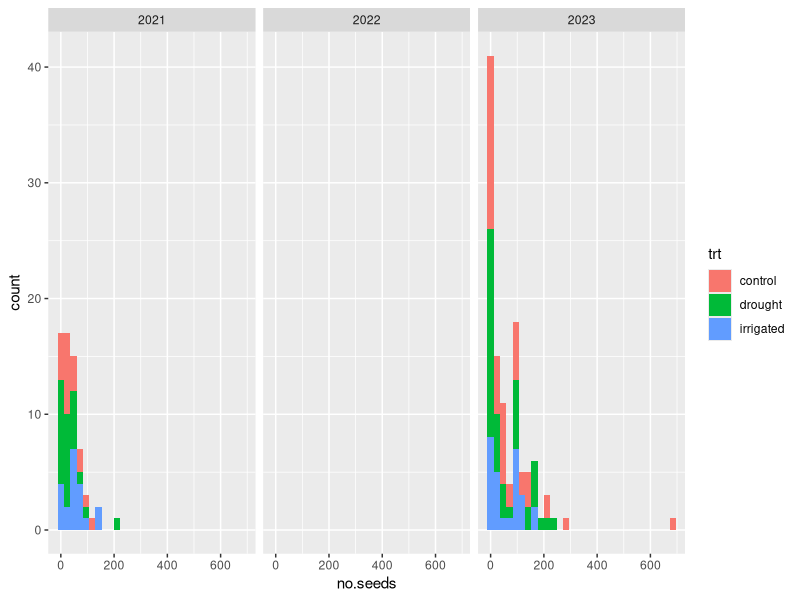

The R script that drew this image:
#################################################################################
# Script for combining and reconciling plant ids across datasets for recruitment
# estimation combining together these datasets:
# - demography (2021-2023) using the imputed survival dataset
#   (using this dataset because it's the one with the most processing)
# - seed set data per-umbel
#   (note this was reconciled with an *older* version of demography data)
# - phenology data per-umbel (a cleaned version)
# - the multiple umbel dataset (a cleaned version, with only 2021-2023)
# This script currently is only reconciling plantids among datasets - the
# corrected version is stored in a new `finalid` column.
# Once that's done I'll combine all four datasets into a single CSV for running
# some models of recruitment
# SN - init 9 Jan 2024
# #### Notes:
# - outstanding unreconciled issues, or other issues to be fixed, were flagged
# with the string UNSOLVED - I need to go back to these at some point
# in particular are there missing entries from plot 4, year 2022 in phen+/seed
# - how to handle prematurely dead umbels? ugh.
#################################################################################

library(ggplot2)
library(dplyr)
library(tidyr)

rm(list = ls())

# Processed demo
demo = read.csv('01_data_cleaning/out/demo_imputed_survival.csv') %>%
  # get rid of plants from before phen measurements and non-flowering plants
  filter(Year > 2020, No.umbels > 0 & !is.na(No.umbels)) %>%
  # remove the 'b's from plantids
  # (this will make reconciliation easier)
  mutate(plantid = gsub('b', '', plantid)) %>%
  mutate(finalid = plantid)

# Seed data
seed = read.csv('01_data_cleaning/out/demo_seed_v1.csv') %>%
  mutate(finalid = plantid.seed)

# Phen data
phen = read.csv('01_data_cleaning/out/phenology_all_ind_cleaned.csv') %>%
  mutate(finalid = plantid)

# Umbel data
mumb = read.csv('01_data_cleaning/out/multi_umbel_clean.csv') %>%
  # Turns out, there are 2020 umbel counts
  filter(Year > 2020) %>%
  mutate(finalid = plantid)

### All plantids

all.plantids = rbind(
  # Demo data
  demo %>% 
    distinct(plantid, Year) %>% 
    mutate(source = 'demo', is.in = TRUE),
  # Seed set data
  seed %>% 
    distinct(plantid.seed, year) %>% 
    mutate(source = 'seed', is.in = TRUE) %>% 
    rename(Year = year, plantid = plantid.seed),
  # Phenology data
  phen %>%
    distinct(plantid, year) %>%
    mutate(source = 'phen', is.in = TRUE) %>%
    rename(Year = year),
  # Umbel data
  # NOTE: this dataset only contains *multiple* umbels
  # so I will also add in the demo data for which there is one umbel and umbel
  # measurements
  mumb %>%
    distinct(plantid, Year) %>%
    mutate(source = 'mumb', is.in = TRUE),
  demo %>%
    filter(No.umbels %in% 1) %>%
    distinct(plantid, Year) %>%
    mutate(source = 'mumb', is.in = TRUE)
) %>%
  pivot_wider(
    id_cols = c(plantid, Year), names_from = source, 
    values_from = is.in, values_fill = FALSE
  )

head(all.plantids)
nrow(all.plantids)

all.plantids %>% 
  mutate(n.in = demo + seed + phen + mumb) %>%
  group_by(n.in) %>%
  summarise(n = n())
# lmao, jesus

all.plantids %>% 
  mutate(n.in = demo + seed + phen + mumb) %>%
  group_by(Year, n.in) %>%
  summarise(n = n())

### 2021: only a handful of plants here were included in phen
# so, there shouldn't be any plants from 2021 that are not listed in the
# phenology or seed set data
# I'll remove these plants here

all.plantids = all.plantids %>% filter(Year > 2021 | phen | seed)

### 2022: we don't have coordinates for these plants...
# we'll have to tackle these separately.

####################################################
####################################################
# Start reconciling ################################
####################################################
####################################################

##### Some rules of thumb:
# - it *would* be nice to keep the 'b' markers in here for reconciling all
# datasets... but that'll be tougher to do in code, and more work because it
# will involve editing more datasets
# so instead, I'll just remove the 'b's

##########
### 2022: coordinates not recorded
##########

all.plantids %>%
  filter(Year %in% 2022) %>%
  mutate(plantid = gsub('\\_[0-9]{1,2}[A-Z]$', '', plantid)) %>%
  group_by(plantid) %>%
  summarise(across(c(demo, seed, phen, mumb), any)) %>%
  mutate(n.in = demo + seed + phen + mumb) %>%
  group_by(n.in) %>%
  summarise(n = n())
# okay - much better!

# Plants to edit
all.plantids %>%
  filter(Year %in% 2022) %>%
  mutate(plantid = gsub('\\_[0-9]{1,2}[A-Z]$', '', plantid)) %>%
  group_by(plantid) %>%
  summarise(across(c(demo, seed, phen, mumb), any)) %>%
  filter(!(demo & seed & phen & mumb)) %>%
  print(n = nrow(.))

# 1 2230_4        TRUE  TRUE  FALSE TRUE 
# 2 2238_4        FALSE FALSE TRUE  FALSE

demo %>% filter(grepl('223[08]', plantid))
# no evidence of plant 2238 in demo
phen %>% filter(grepl('223[08]', plantid))
# must have been a misentry
phen = phen %>% mutate(finalid = gsub('2238', '2230', finalid))

# 3 3039_13       TRUE  FALSE FALSE TRUE
demo %>% filter(grepl('3039', plantid))
# note says 'was 3726'
# for purposes of reconciliation, I'll change it back to this
demo = demo %>% mutate(finalid = gsub('3039', '3726', finalid))

# 4 3076_15       FALSE FALSE TRUE  FALSE
phen %>% filter(grepl('3076', plantid))
# weird phen in 2022
# anyway...
demo %>% filter(grepl('3076', plantid)) # tag is not in any demo ids
demo %>% filter(grepl('3076', proc.note))
demo %>% filter(grepl('3076', demo.note))
# ah... tag misentry in phen
phen = phen %>% mutate(finalid = gsub('3076', '3706', finalid))

# 5 3143_9_140.95 TRUE  FALSE FALSE TRUE 
demo %>% filter(grepl('3143', plantid))
phen %>% filter(grepl('3143', plantid))
seed %>% filter(grepl('3143', plantid.seed))
demo %>% filter(grepl('140\\.95', plantid))
mumb %>% filter(grepl('140\\.95', plantid))
demo = demo %>% mutate(finalid = gsub('140\\.95', '14T', finalid))
mumb = mumb %>% mutate(finalid = gsub('140\\.95', '14T', finalid))

# 6 3151_3        FALSE FALSE TRUE  FALSE
phen %>% filter(grepl('3151', plantid))
demo %>% filter(grepl('3151', plantid)) # nope, diff plant
demo %>% filter(grepl('3151', demo.note))
demo %>% filter(grepl('3151', proc.note)) # nothing here...
demo %>% filter(Year %in% 2022, grepl('\\_3\\_', plantid))
demo %>% filter(grepl('7537', plantid)) # nope, not this one
demo %>% filter(grepl('3651', plantid)) # not this one...
seed %>% filter(year %in% 2022, grepl('\\_3', plantid.seed))
# (solved below!)

# 7 3164_13       TRUE  TRUE  FALSE TRUE 
demo %>% filter(grepl('3164', plantid)) # looks tag misread?
phen %>% filter(grepl('3614', plantid))
demo %>% filter(grepl('3614\\_13', plantid)) # yep - it's this one
phen = phen %>% mutate(finalid = gsub('3614\\_13', '3164_13', finalid))
phen %>% filter(grepl('3614', plantid))
phen %>% filter(grepl('3614', finalid)) # good - fixed

# 8 3164_6        TRUE  TRUE  FALSE TRUE 
phen %>% filter(grepl('3164', plantid))
demo %>% filter(grepl('3164\\_6', plantid)) # some tag chicanery here
phen %>% filter(grepl('3789', plantid)) # and there it is
phen = phen %>% mutate(finalid = gsub('3789\\_6', '3164\\_6', finalid))
phen %>% filter(grepl('3789', finalid)) # fixed
phen %>% filter(grepl('3164\\_6', finalid)) # fixed

# 9 3183_9_130.19 TRUE  FALSE FALSE TRUE 
demo %>% filter(grepl('130\\.19', plantid))
phen %>% filter(grepl('3183', plantid)) # hmm...
phen %>% filter(year %in% 2022, grepl('\\_9$', plantid)) # uh...?
phen %>% filter(grepl('\\_9\\_', plantid)) # super strange...
seed %>% filter(grepl('\\_9\\_', plantid.seed)) # also strange...
# so there are no plants from plot 9 in phen or seed aside from this one?
# weird

# 10 3296_7        TRUE  TRUE  FALSE TRUE 
# 11 3298_7        FALSE FALSE TRUE  FALSE
demo %>% filter(grepl('3296', plantid))
phen %>% filter(grepl('3298', plantid)) # there it is
# change it in all years?
phen = phen %>% mutate(finalid = gsub('3298\\_7', '3296_7', finalid))
phen %>% filter(grepl('3296\\_7', finalid))

# 12 3321_4        TRUE  FALSE FALSE TRUE 
demo %>% filter(grepl('3321', plantid))
phen %>% filter(grepl('3321', plantid))
phen %>% filter(year %in% 2022, grepl('\\_4$', plantid)) # hmm...
phen %>% 
  filter(year %in% 2022, grepl('\\_4$', plantid)) %>%
  group_by(plantid) %>%
  filter(n() == 2) # hmm...
all.plantids %>%
  filter(Year %in% 2022, !demo) %>%
  filter(grepl('3182\\_4', plantid) | grepl('3730\\_4', plantid) | grepl('7545\\_4', plantid))
# demo sheet says no phen for this plant

# 13 3363_14       FALSE FALSE TRUE  FALSE
# 14 3367_14       TRUE  TRUE  FALSE TRUE 
demo %>% filter(grepl('3363', plantid))
demo %>% filter(grepl('3367', plantid))
phen %>% filter(grepl('3363', plantid))
seed %>% filter(grepl('3363', plantid.seed))
phen = phen %>% mutate(finalid = gsub('3363', '3367', finalid))
phen %>% filter(grepl('3363', finalid))
phen %>% filter(grepl('3367', finalid)) # fixed

# 15 3379_14       FALSE TRUE  TRUE  FALSE
phen %>% filter(grepl('3379', plantid))
demo %>% filter(grepl('3379', plantid)) # interesting - here in 2023
seed %>% filter(grepl('3379', plantid.seed))
# ah... listed as having no umbels in 2022...
####### UNSOLVED #######
# phen says stalk was eaten; should do zero seeds...

# 16 3389_13       FALSE FALSE FALSE TRUE 
mumb %>% filter(grepl('3389', plantid))
phen %>% filter(grepl('3481', plantid))
mumb = mumb %>% mutate(finalid = gsub('3389', '3481', finalid))

# 17 3456_6        TRUE  FALSE FALSE FALSE
demo %>% filter(grepl('3456', plantid))
phen %>% filter(grepl('7587', plantid))
all.plantids %>% filter(grepl('7587', plantid))
# change in demo
demo = demo %>% mutate(finalid = gsub('3456', '7587', finalid))
demo %>% filter(grepl('3456', finalid))
demo %>% filter(grepl('7587', finalid))

# 18 3469_14       TRUE  TRUE  TRUE  FALSE
mumb %>% filter(grepl('3469', plantid)) # it's here in 2023
demo %>% filter(grepl('3469', plantid))
# hmm... okay might not need changing?

# 19 3481_13       TRUE  TRUE  TRUE  FALSE # fixed above

# 20 3495_14       TRUE  TRUE  FALSE TRUE 
demo %>% filter(grepl('3495', plantid))
# okay... no notes suggesting other tags...
phen %>% filter(grepl('3495', plantid)) # it's here in 2023
demo %>% filter(Year %in% 2022, grepl('\\_14\\_1A', plantid))
# wow that kinda sucks. nearly identical tags in the same location...
demo %>% filter(grepl('\\_14\\_1A', plantid))
# yeah that sucks
# anyway
# also there's no umbel diameter listed for the 2022 record (damn)
phen %>% filter(grepl('3459', plantid)) # only two umbels are listed here (one clipped)
# okay. I don't think this can be fixed.
phen %>% filter(year %in% 2022, grepl('\\_14', plantid))

# 21 3542_1        TRUE  TRUE  TRUE  FALSE
demo %>% filter(grepl('3542', plantid), Year %in% 2022)
demo %>% filter(grepl('3542', plantid)) # no notes about tags...
mumb %>% filter(grepl('\\_1\\_', plantid), Year %in% 2022) %>% distinct(plantid)
mumb %>% filter(grepl('\\_1\\_0I', plantid), Year %in% 2022) # nothing here
mumb %>% filter(grepl('\\_1\\_[01238]I', plantid), Year %in% 2022)
all.plantids %>% filter(Year %in% 2022, grepl('\\_1\\_', plantid), !demo, mumb)
####### UNSOLVED #######
# think it's just... not recorded. or data entry mistake?

# 22 3555_4        TRUE  FALSE FALSE TRUE 
demo %>% filter(grepl('3555', plantid)) # no other tags
phen %>% filter(grepl('3555', plantid)) # here in 2021
seed %>% filter(grepl('3555', plantid.seed)) # here in 2021...
all.plantids %>% filter(grepl('\\_4$', plantid), Year %in% 2022, phen)
# maybe 3656...? no... that would have appeared below...
####### UNSOLVED #######

# 23 3558_13       TRUE  FALSE FALSE TRUE 
demo %>% filter(grepl('3558', plantid)) # no other tags
phen %>% filter(grepl('3558', plantid))
phen %>% filter(grepl('3769', plantid), year %in% 2022) # yep that's it
mumb %>% filter(grepl('3769', plantid)) # sweet
# only one umbel in 2021/2022 so no need to change mumb
demo = demo %>% mutate(finalid = gsub('3558', '3769', finalid))

# 24 3563_4        TRUE  FALSE FALSE TRUE 
demo %>% filter(grepl('3563', plantid)) # no other tags
phen %>% filter(grepl('3563', plantid)) # not here at all...
phen %>% filter(grepl('\\_4$', plantid)) %>% distinct(plantid, .keep_all = TRUE)
seed %>% filter(grepl('3563', plantid.demo)) # nothing here...
seed %>% filter(grepl('\\_4\\_', plantid.demo)) %>% distinct(plantid.demo, .keep_all = TRUE)
# could it be 3656?
demo %>% filter(grepl('3656', plantid), Year %in% 2022) # nope, that's here
####### UNSOLVED #######

# 25 3595_13       FALSE TRUE  FALSE FALSE
seed %>% filter(grepl('3595', plantid.seed)) # ? should be here...
demo %>% filter(grepl('3595', plantid))
# ah... it's not listed as flowering in demo
# although it's not in phen...
phen %>% filter(grepl('3595', plantid)) # here in 2021
phen %>% filter(grepl('\\_13$', plantid)) %>% distinct(plantid, .keep_all = TRUE)
demo %>% filter(grepl('3593', plantid), Year %in% 2022) # nope, not mis-entered as 3593
####### UNSOLVED #######
####### go into demo and add flowering info to 3595_13 in 2022
####### (although it has no phen... maybe I should use budding phen?)

# 26 3614_13       FALSE FALSE TRUE  FALSE # should have been fixed above...
phen %>% filter(grepl('3614', plantid))

# 27 3634_4        TRUE  FALSE FALSE TRUE 
demo %>% filter(grepl('3634', plantid)) # probably not a tag fix... (14 leaves??)
mumb %>% filter(grepl('3634', plantid)) # okay, good
phen %>% filter(grepl('3634', plantid)) # here in 2021
seed %>% filter(grepl('3634', plantid.demo)) # nothing
seed %>% filter(grepl('\\_4\\_', plantid.demo), year %in% 2022)
# ugh... not here?
phen %>% filter(grepl('\\_4$', plantid), year %in% 2022)
####### UNSOLVED #######

# 28 3651_3        TRUE  TRUE  FALSE TRUE 
demo %>% filter(grepl('3651', plantid)) # no other tag
phen %>% filter(grepl('3651', plantid)) # 2023 only
seed %>% filter(grepl('3651', plantid.demo)) # come on man...
all.plantids %>% filter(Year %in% 2022, phen, !seed)
# THAT'S IT! right?
phen %>% filter(grepl('3151', plantid))
demo %>% filter(grepl('3151\\_3', plantid)) # looks promising...
seed %>% filter(grepl('3151\\_3', plantid.seed))
phen = phen %>% mutate(finalid = gsub('3151\\_3', '3651_3', finalid))

# 29 3706_15       TRUE  TRUE  FALSE TRUE  # possibly fixed above
phen %>% filter(grepl('3706', finalid))

# 30 3726_13       FALSE TRUE  TRUE  FALSE
demo %>% filter(grepl('3726', plantid)) # nada
seed %>% filter(grepl('3726', plantid.seed))
demo %>% filter(grepl('\\_13\\_', plantid), Year %in% 2022, No.umbels %in% 1)
demo %>% filter(grepl('3726', proc.note)) # tag was changed
demo %>% filter(grepl('3039', plantid))
demo = demo %>% mutate(finalid = gsub('3039', '3726', finalid))

# 31 3735_4        TRUE  FALSE FALSE TRUE 
demo %>% filter(grepl('3735', plantid))
demo %>% filter(grepl('3735', proc.note))
demo %>% filter(grepl('3735', demo.note))
phen %>% filter(grepl('\\_4$', plantid))
####### UNSOLVED #######

# 32 3750_4        TRUE  FALSE FALSE TRUE 
demo %>% filter(grepl('3750', plantid))
demo %>% filter(grepl('3750', proc.note))
demo %>% filter(grepl('3750', demo.note))
phen %>% filter(grepl('\\_4$', plantid))
# 3730? 7550?
phen %>% filter(grepl('3730', plantid), year %in% 2022) # nope
phen %>% filter(grepl('7550', plantid), year %in% 2022) # nope
####### UNSOLVED #######

# 33 3769_13       FALSE TRUE  TRUE  FALSE
demo %>% filter(grepl('3769', plantid))
demo %>% filter(grepl('3769', demo.note))
demo %>% filter(grepl('3769', proc.note)) # fixed above

# 34 3770_9        TRUE  FALSE FALSE TRUE 
demo %>% filter(grepl('3770', plantid))
phen %>% filter(grepl('3059', plantid))
phen %>% filter(grepl('3770', plantid))
seed %>% filter(grepl('3770', plantid.demo))
seed %>% filter(grepl('3770', plantid.seed))
####### UNSOLVED #######

# 35 3782_1        FALSE TRUE  TRUE  FALSE
demo %>% filter(grepl('3782', plantid)) # it's here in 2023
# ahhh this was that weird pair
demo %>% filter(grepl('3814', plantid))
seed %>% filter(grepl('3782', plantid.seed))
# but which of these is which
# probably requires looking at the original datasheets
####### UNSOLVED #######
# (but solvable!)

# 36 3789_6        FALSE FALSE TRUE  FALSE
phen %>% filter(grepl('3789', plantid)) # already fixed

# 37 3813_15       FALSE FALSE TRUE  FALSE
phen %>% filter(grepl('3813', plantid))
demo %>% filter(grepl('3813', proc.note))
demo %>% filter(grepl('3813', demo.note))
# plant is 3831
demo %>% filter(grepl('3831', plantid))
seed %>% filter(grepl('3831', plantid.seed))
phen %>% filter(grepl('3813\\_15', plantid))
# specifically 3831_15
phen = phen %>% mutate(finalid = gsub('3813\\_15', '3831_15', finalid))
phen %>% filter(grepl('3813\\_15', finalid)) # good
phen %>% filter(grepl('3831\\_15', finalid)) # fixed

# 38 3814_1        TRUE  TRUE  TRUE  FALSE
demo %>% filter(grepl('3814', plantid))
# this is the one from above
# look at the original datasheets
####### UNSOLVED #######
# (but solvable!)

# 39 3831_15       TRUE  TRUE  FALSE TRUE 
phen %>% filter(grepl('3831', plantid)) # fixed above

# 40 3866_7        TRUE  TRUE  FALSE TRUE 
phen %>% filter(grepl('3866', plantid)) # 2021 record only
demo %>% filter(grepl('3866', proc.note))
demo %>% filter(grepl('3866', plantid)) # 3866 (ah.. is below)
phen %>% filter(grepl('3886', plantid))
phen = phen %>% mutate(finalid = gsub('3886', '3866', finalid))
phen %>% filter(grepl('3886', finalid))

# 41 3880_13       FALSE FALSE FALSE TRUE 
mumb %>% filter(grepl('3880', plantid))
# some confusion with 7537
mumb %>% filter(grepl('7537', plantid)) # none here
demo %>% filter(grepl('7537', plantid))
phen %>% filter(grepl('7537', plantid))
mumb = mumb %>% mutate(finalid = gsub('3880', '7537', finalid))

# 42 3886_7        FALSE FALSE TRUE  FALSE # solved above

# 43 5037_7        TRUE  TRUE  FALSE TRUE 
demo %>% filter(grepl('5037', plantid))
# note says no tracking phenology (death)

# 44 5040_7        TRUE  TRUE  FALSE TRUE
demo %>% filter(grepl('5040', plantid))
# note says umbel is dead
seed %>% filter(grepl('5040', plantid.seed))

# 45 7526_1        FALSE TRUE  FALSE FALSE
# 46 7536_1        TRUE  FALSE TRUE  TRUE 
seed %>% filter(grepl('7526', plantid.seed)) # (lol? why did I do this)
phen %>% filter(grepl('7536', plantid))
demo %>% filter(grepl('7536', plantid))
seed = seed %>% mutate(finalid = gsub('7526', '7536', finalid))
seed %>% filter(grepl('7526', finalid))
seed %>% filter(grepl('7536', finalid))

# 47 7537_13       TRUE  TRUE  TRUE  FALSE # solved above

# 48 7587_6        FALSE TRUE  TRUE  TRUE 
demo %>% filter(grepl('7587', proc.note))
demo %>% filter(grepl('7587', plantid))
demo %>% filter(grepl('7587', finalid)) # fixed above


##########
### Re-combine these based on finalids
##########

all.plantids = rbind(
  # Demo data
  demo %>% 
    distinct(finalid, Year) %>% 
    mutate(source = 'demo', is.in = TRUE),
  # Seed set data
  seed %>% 
    distinct(finalid, year) %>% 
    mutate(source = 'seed', is.in = TRUE) %>% 
    rename(Year = year),
  # Phenology data
  phen %>%
    distinct(finalid, year) %>%
    mutate(source = 'phen', is.in = TRUE) %>%
    rename(Year = year),
  # Umbel data
  # NOTE: this dataset only contains *multiple* umbels
  # so I will also add in the demo data for which there is one umbel and umbel
  # measurements
  mumb %>%
    distinct(finalid, Year) %>%
    mutate(source = 'mumb', is.in = TRUE),
  demo %>%
    filter(No.umbels %in% 1) %>%
    distinct(finalid, Year) %>%
    mutate(source = 'mumb', is.in = TRUE)
) %>%
  pivot_wider(
    id_cols = c(finalid, Year), names_from = source, 
    values_from = is.in, values_fill = FALSE
  )

head(all.plantids)
nrow(all.plantids)

all.plantids %>% 
  filter(!(Year %in% 2022)) %>%
  mutate(n.in = demo + seed + phen + mumb) %>%
  group_by(n.in) %>%
  summarise(n = n())
# still quite bad, goodness

all.plantids %>% 
  mutate(n.in = demo + seed + phen + mumb) %>%
  group_by(Year, n.in) %>%
  summarise(n = n())

### 2021: only a handful of plants here were included in seed
# so, there shouldn't be any plants from 2021 that are not listed in the
# seed set data
# I'll remove these plants here

all.plantids = all.plantids %>% filter(Year > 2021 | seed)

####################
# Next - look at 2021
####################

# all.plantids %>%
#   filter(Year %in% 2021) %>%
#   filter(!(demo & mumb & phen & seed)) %>%
#   print(n = nrow(.))

# 1 3135_12_7G   2021 TRUE  TRUE  TRUE  FALSE
demo %>% filter(grepl('3135', plantid))
mumb %>% filter(grepl('3135', plantid))
# notes suggest that one of these two umbels was closed
# so, remove from data?

# 2 3143_9_14T   2021 TRUE  TRUE  TRUE  FALSE
demo %>% filter(grepl('3143', plantid))
mumb %>% filter(grepl('3143', plantid))
# one umbel area is listed - other is closed
# remove?

# 3 3149_14_19A  2021 TRUE  TRUE  FALSE TRUE 
demo %>% filter(grepl('3149', plantid))
phen %>% filter(grepl('\\_14\\_', plantid), year %in% 2021)
# ah... somehow coords got recoreded as '29' instead of '19'
phen = phen %>% mutate(finalid = gsub('3149\\_14\\_29A', '3149_14_19A', finalid))
phen %>% filter(grepl('\\_14\\_', plantid), year %in% 2021)

# 4 3179_6_5E    2021 TRUE  TRUE  FALSE TRUE 
phen %>% filter(grepl('\\_6\\_', finalid), year %in% 2021) %>% distinct(finalid) # that's a lot
demo %>% filter(grepl('3179', plantid))
# in 2022, tag was 3748
phen %>% filter(grepl('3748', plantid)) # and there it is
phen = phen %>% mutate(finalid = gsub('3748', '3179', finalid))
phen %>% filter(grepl('3179', finalid)) # good

# 5 3436_15_17H  2021 TRUE  TRUE  FALSE TRUE 
demo %>% filter(grepl('3436', plantid))
phen %>% filter(grepl('3436', plantid))
phen %>% filter(grepl('3436\\_15\\_17H', plantid))
# mis-entered coordinates
phen = phen %>% mutate(finalid = gsub('3436\\_15\\_12H', '3436_15_17H', finalid))
phen %>% filter(grepl('3436\\_15\\_17H', finalid))

# 6 3453_7_0C    2021 TRUE  TRUE  TRUE  FALSE
demo %>% filter(grepl('3453', plantid)) # no umbels... maybe died? also doesn't say SOS
phen %>% filter(grepl('3453', plantid))
seed %>% filter(grepl('3453', plantid.seed)) # only one is dead
mumb %>% filter(grepl('3453', plantid)) # here in 2022
mumb %>% filter(grepl('\\_7\\_', plantid), Year %in% 2021) # nobody else in plot 7, also not SOS (ugh)
# maybe it was just never entered?
####### UNSOLVED #######

# 7 3567_1_3I    2021 TRUE  TRUE  TRUE  FALSE
demo %>% filter(grepl('3567', plantid)) # only one umbel listed
mumb %>% filter(grepl('3567', plantid)) # yep, here in 2022-23
seed %>% filter(grepl('3567', plantid.seed)) # dead
# guess it'll just get excluded

# 8 3916_6_7C    2021 TRUE  TRUE  FALSE TRUE 
demo %>% filter(grepl('3916', plantid)) # no other tags
phen %>% filter(grepl('\\_6\\_', plantid), year %in% 2021) %>% distinct(plantid)
# bet it's 3918
phen %>% filter(grepl('3918', plantid))
demo %>% filter(grepl('3918', plantid))
phen = phen %>% mutate(finalid = gsub('3918', '3916', finalid))
phen %>% filter(grepl('3916', finalid))

# 9 3978_13_2F   2021 TRUE  TRUE  TRUE  FALSE
demo %>% filter(grepl('3978', plantid)) # only one umbel diameter listed
seed %>% filter(grepl('3978', plantid.seed)) # yes - it's dead

# 10 3365_1_0J    2021 FALSE TRUE  TRUE  FALSE
seed %>% filter(grepl('3365', plantid.seed))
demo %>% filter(grepl('3365\\_1', plantid)) # listed as 
# oh... it's listed as having zero umbels in 2021
phen %>% filter(grepl('3365', plantid))
####### UNSOLVED #######
# check for a data entry error?

# 11 3418_1_18E   2021 FALSE TRUE  TRUE  FALSE
seed %>% filter(grepl('3418', plantid.seed), year %in% 2021)
demo %>% filter(grepl('3418', plantid)) # coords mis-entered
demo = demo %>% mutate(finalid = gsub('3418\\_1\\_18B', '3418_1_18E', finalid))
demo %>% filter(grepl('3418\\_1\\_18E', finalid))

# 12 3122_4_8J    2021 FALSE TRUE  TRUE  FALSE
seed %>% filter(grepl('3122', plantid.seed))
# it's listed as not flowering in 2021 demo (zero umbels)
####### UNSOLVED #######
# check for a data entry error?

# 13 3555_4_11T   2021 FALSE TRUE  TRUE  FALSE
demo %>% filter(grepl('3555', plantid)) # I changed the coord in processing
demo = demo %>% mutate(finalid = gsub('3555\\_4\\_11J', '3555_4_11T', finalid))
demo %>% filter(grepl('3555\\_4\\_11T', finalid))

# 14 3488_5_13J   2021 FALSE TRUE  FALSE FALSE
demo %>% filter(grepl('3488', plantid)) # just a coord issue
mumb %>% filter(grepl('3488', plantid))
phen %>% filter(grepl('3488', plantid)) # hmm... not sure what 2023 will look like
seed %>% filter(grepl('3488', plantid.seed)) # missed in 2023?
demo = demo %>% mutate(finalid = gsub('3488\\_5\\_15I', '3488_5_13J', finalid))
mumb = mumb %>% mutate(finalid = gsub('3488\\_5\\_15I', '3488_5_13J', finalid))

# 15 5045_5_13C   2021 FALSE TRUE  TRUE  FALSE
demo %>% filter(grepl('5045', plantid))
mumb %>% filter(grepl('5045', plantid)) # hmm...
# actually maybe here change seed/phen instead of demo/mumb
seed %>% filter(grepl('5045', plantid.seed))
seed = seed %>% mutate(finalid = gsub('5045\\_5_13C', '5045_5_12B', finalid))
phen %>% filter(grepl('5045', plantid))
phen = phen %>% mutate(finalid = gsub('5045\\_5_13C', '5045_5_12B', finalid))

##########
### Re-combine these based on finalids, again
##########

all.plantids = rbind(
  # Demo data
  demo %>% 
    distinct(finalid, Year) %>% 
    mutate(source = 'demo', is.in = TRUE),
  # Seed set data
  seed %>% 
    distinct(finalid, year) %>% 
    mutate(source = 'seed', is.in = TRUE) %>% 
    rename(Year = year),
  # Phenology data
  phen %>%
    distinct(finalid, year) %>%
    mutate(source = 'phen', is.in = TRUE) %>%
    rename(Year = year),
  # Umbel data
  # NOTE: this dataset only contains *multiple* umbels
  # so I will also add in the demo data for which there is one umbel and umbel
  # measurements
  mumb %>%
    distinct(finalid, Year) %>%
    mutate(source = 'mumb', is.in = TRUE),
  demo %>%
    filter(No.umbels %in% 1) %>%
    distinct(finalid, Year) %>%
    mutate(source = 'mumb', is.in = TRUE)
) %>%
  pivot_wider(
    id_cols = c(finalid, Year), names_from = source, 
    values_from = is.in, values_fill = FALSE
  ) %>%
  filter(Year > 2021 | seed)

head(all.plantids)
nrow(all.plantids)

all.plantids %>% 
  filter(!(Year %in% 2022)) %>%
  mutate(n.in = demo + seed + phen + mumb) %>%
  group_by(n.in) %>%
  summarise(n = n())
# better but not by much

all.plantids %>% 
  mutate(n.in = demo + seed + phen + mumb) %>%
  group_by(Year, n.in) %>%
  summarise(n = n())
# A lot of 2023 to do. Probably coordinate issues (bleh)


####################
# Fix 2023
####################

all.plantids %>%
  filter(Year %in% 2023) %>%
  filter(!(demo & mumb & phen & seed)) %>%
  arrange(finalid) %>%
  print(n = nrow(.))
# that's a lot
# prune out the coords, there's gotta be a clever way to do this... maybe see if
# any tag-plots show up multiple times?

all.plantids %>%
  filter(Year %in% 2023) %>%
  separate(finalid, into = c('tag', 'plot', 'coord'), sep = '_', remove = FALSE) %>%
  select(-coord) %>%
  unite(c(tag, plot), col = planttag, sep = "_") %>%
  group_by(planttag) %>%
  filter(n() > 2)
# only two cases to worry about

all.plantids %>%
  filter(Year %in% 2023) %>%
  separate(finalid, into = c('tag', 'plot', 'coord'), sep = '_', remove = FALSE) %>%
  select(-coord) %>%
  unite(c(tag, plot), col = planttag, sep = "_") %>%
  arrange(planttag) %>% 
  filter(!(demo & seed & phen & mumb))
# jesus that's a lot

all.plantids %>%
  filter(Year %in% 2023) %>%
  separate(finalid, into = c('tag', 'plot', 'coord'), sep = '_', remove = FALSE) %>%
  select(-coord) %>%
  unite(c(tag, plot), col = planttag, sep = "_") %>%
  arrange(planttag) %>% 
  filter(!(demo & seed & phen & mumb)) %>%
  # Get rid of plants where there are two records and the plant-tag combo
  # appears in every data set
  group_by(planttag) %>%
  filter(!(n() %in% 2 & any(demo) & any(seed) & any(phen) & any(mumb))) %>%
  print(n = nrow(.))
# jesus what is up with the seed and phen data in 2023

seed %>% filter(year %in% 2023) %>% distinct(plantid.seed) %>% nrow()
seed %>% 
  filter(year %in% 2023) %>% 
  distinct(plantid.seed, .keep_all = TRUE) %>% 
  group_by(plot) %>%
  summarise(n = n())
phen %>% filter(year %in% 2023) %>% distinct(plantid) %>% nrow()
demo %>% filter(Year %in% 2023, !is.na(No.umbels), No.umbels > 0) %>% nrow()
# ah... ~150 plants in demo but not in phen
# interesting
# So I'll just focus on the plants in phen and seed?

all.plantids %>%
  filter(Year %in% 2023) %>%
  separate(finalid, into = c('tag', 'plot', 'coord'), sep = '_', remove = FALSE) %>%
  select(-coord) %>%
  unite(c(tag, plot), col = planttag, sep = "_") %>%
  arrange(planttag) %>% 
  filter(!(demo & seed & phen & mumb)) %>%
  # Get rid of plants where there are two records and the plant-tag combo
  # appears in every data set
  group_by(planttag) %>%
  filter(!(n() %in% 2 & any(demo) & any(seed) & any(phen) & any(mumb))) %>%
  ungroup() %>%
  arrange(desc(seed), desc(phen), planttag) %>%
  print(n = nrow(.))

# 1 3125_5_2I     3125_5    2023 FALSE TRUE  TRUE  FALSE
demo %>% filter(grepl('3125\\_5', plantid))
phen %>% filter(grepl('3125\\_5', plantid))
seed %>% filter(grepl('3125\\_5', plantid.seed))
phen = phen %>% mutate(finalid = gsub('3125\\_5\\_2I', '3125_5_3I', finalid))
seed = seed %>% mutate(finalid = gsub('3125\\_5\\_2I', '3125_5_3I', finalid))

# 2 3368_15_14B   3368_15   2023 FALSE TRUE  TRUE  FALSE
seed %>% filter(grepl('3368', plantid.seed))
# I checked demo - plant has an all-NA record because it disappeared
# no fix for this

# 3 3391_13_8G    3391_13   2023 FALSE TRUE  TRUE  FALSE
seed %>% filter(grepl('3391\\_13', plantid.seed))
demo %>% filter(grepl('3391\\_13', plantid))
phen = phen %>% mutate(finalid = gsub('3391\\_13\\_8G', '3391_13_7G', finalid))
seed = seed %>% mutate(finalid = gsub('3391\\_13\\_8G', '3391_13_7G', finalid))

# 4 3785_6_15H    3785_6    2023 FALSE TRUE  TRUE  FALSE
seed %>% filter(grepl('3785', plantid.seed))
demo %>% filter(grepl('3785', proc.note)) # lol? it's listed as no plant in 2023...
phen %>% filter(grepl('3785', plantid)) # ?

# 5 5849_7_1E     5849_7    2023 FALSE TRUE  TRUE  FALSE
seed %>% filter(grepl('5849', plantid.seed)) # doesn't match with anything in demo...
demo %>% filter(grepl('5049', plantid))
mumb %>% filter(grepl('5049', plantid))
seed = seed %>% mutate(finalid = gsub('5849', '5049', finalid))
phen = phen %>% mutate(finalid = gsub('5849', '5049', finalid))

# 6 7698_10_9D    7698_10   2023 TRUE  TRUE  TRUE  FALSE
demo %>% filter(grepl('7698', plantid))
mumb %>% filter(grepl('7[0-9]98', plantid))
mumb = mumb %>% mutate(finalid = gsub('7598', '7698', finalid))

# 7 3069_7_1B     3069_7    2023 FALSE TRUE  FALSE FALSE
seed %>% filter(grepl('3069', plantid.seed))
demo %>% filter(grepl('3069', plantid))
phen %>% filter(grepl('3069', plantid)) # not in phen though...
phen %>% filter(grepl('\\_7\\_[12][ABC]', plantid))
# oh right... umbel is dead.. well even still
seed = seed %>% mutate(finalid = gsub('3069\\_7\\_1B', '3069_7_1C', finalid))

# 8 3297_15_11H   3297_15   2023 FALSE TRUE  FALSE FALSE
seed %>% filter(grepl('3297', plantid.seed))
# clipped so probably not in demo won't be in phen

# 9 3454_6_15I    3454_6    2023 FALSE TRUE  FALSE FALSE
seed %>% filter(grepl('3454', plantid.seed)) # ah... missing from phen due to missing records?
demo %>% filter(grepl('3454', plantid)) # hmm...
# oh well, ignore

# 10 3518_3_16J    3518_3    2023 FALSE TRUE  FALSE FALSE
seed %>% filter(grepl('3518', plantid.seed), year %in% 2023)
# wait... data entry error?
# why are there two different plots listed here...
demo %>% filter(grepl('3518', plantid))
# three umbels, just like in seed
# these are all listed as being in plot 6 and not 3
# same with the multi-umbel dataset
# must be a data entry error
seed = seed %>% mutate(finalid = gsub('3518\\_3\\_16J', '3518_6_10I', finalid))

# 11 3590_13_9B    3590_13   2023 FALSE TRUE  FALSE FALSE
seed %>% filter(grepl('3590', plantid.seed))
# listed as 'gone 4 jun'; it's flowering in demo but won't be in phen

# 12 3636_7_3I     3636_7    2023 FALSE TRUE  FALSE FALSE
seed %>% filter(grepl('3636', plantid.seed))
# also listed as "gone" on 24 May

# 13 5570_6_18H    5570_6    2023 FALSE TRUE  FALSE FALSE
seed %>% filter(grepl('5570', plantid.seed))
# there are no plants with tags starting with 55, so this is def an entry error
demo %>% filter(grepl('\\_6\\_18[GH]', plantid), Year %in% 2023) # hmm... not liking this
# not listed in processing or demo notes...
####### UNSOLVED #######
# check datasheets

# 14 7519_5_3D     7519_5    2023 TRUE  TRUE  FALSE TRUE 
seed %>% filter(grepl('7519', plantid.seed))
# okay, I changed the tag at one point...
phen %>% filter(grepl('7512', plantid))
demo %>% filter(grepl('7519', plantid))
demo %>% filter(grepl('7512', plantid))
# ugh... okay going to assume 7512 was misentered as 7519
phen = phen %>% mutate(finalid = gsub('7512\\_5\\_3D', '7519_5_3D', finalid))

# 15 3182_4_17H    3182_4    2023 FALSE FALSE TRUE  FALSE
phen %>% filter(grepl('3182', plantid))
demo %>% filter(grepl('3182', plantid)) # not here in 2023...
# I don't see evidence this anywhere
# oh... listed as NA/NP in demo, disappeared...
####### UNSOLVED #######
# change in demo

# 16 3192_1_11B    3192_1    2023 TRUE  FALSE TRUE  TRUE 
demo %>% filter(grepl('3192', plantid))
phen %>% filter(grepl('3192', plantid))
# it's listed in seed in 2022
# very weirdly I don't see any plants in 2023 in seed with an x-coord greater than 10
# maybe they were left out from seed? or not entered?
# (seeds were not counted here)

# 17 3193_1_15A    3193_1    2023 FALSE FALSE TRUE  FALSE
phen %>% filter(grepl('3193', plantid)) # maybe a misentry
demo %>% filter(grepl('3193\\_1', plantid))
# yep
seed %>% filter(grepl('3193\\_1', plantid.seed)) # annoying
phen = phen %>% mutate(finalid = gsub('3193\\_1\\_15A', '3193_1_16C', finalid))
# still might not be in seed though (very strange)

# 18 3424_1_12G    3424_1    2023 TRUE  FALSE TRUE  TRUE 
phen %>% filter(grepl('3424\\_1\\_', plantid))
demo %>% filter(grepl('3424\\_1\\_', plantid))
mumb %>% filter(grepl('3424', plantid))
seed %>% filter(grepl('3424', plantid.seed))
# ah... again, a missing plant from plot 1, xcoord > 10
# check data entry... I wonder if these were just missed
# (note to past self - yes, they were)

# 19 3432_1_19A    3432_1    2023 TRUE  FALSE TRUE  TRUE 
# seems likely the same as above.,,
phen %>% filter(grepl('3432\\_1\\_', plantid), year %in% 2023)
demo %>% filter(grepl('3432\\_1\\_', plantid))

# 20 3463_14_6A    3463_14   2023 FALSE FALSE TRUE  FALSE
phen %>% filter(grepl('3463', plantid))
demo %>% filter(grepl('3463', plantid)) # hmm... 
# ah, it's listed for some reason as not flowering in 2023?
demo %>% filter(grepl('\\_14\\_5B', plantid), Year %in% 2023) # nope
####### UNSOLVED #######
# but I will change the ID in phen to match the demo id at least
phen = phen %>% mutate(finalid = gsub('3463\\_14\\_6A', '3463_14_5B', finalid))

# 21 3477_2_5C     3477_2    2023 FALSE FALSE TRUE  FALSE
phen %>% filter(grepl('3477', plantid))
demo %>% filter(grepl('3477', plantid)) # ah... listed as dead,  zero seeds
seed %>% filter(grepl('3477', plantid.seed))
####### UNSOLVED #######
# (add to seed?)

# 22 3519_2_8G     3519_2    2023 FALSE FALSE TRUE  FALSE
demo %>% filter(grepl('3519', plantid)) # also listed as dead (broken stalk)
seed %>% filter(grepl('3519', plantid.seed)) 
####### UNSOLVED #######
# add zero to seed

# 23 3556_14_17I   3556_14   2023 FALSE FALSE TRUE  FALSE
demo %>% filter(grepl('3556', plantid))
phen %>% filter(grepl('3556', plantid))
# super weird
seed %>% filter(grepl('3556', plantid.seed)) # not listed in seed for some reason...
phen = phen %>% mutate(finalid = gsub('3556\\_14\\_17I', '3556_14_15H', finalid))
seed %>% filter(grepl('\\_14\\_', plantid.seed), year %in% 2023) %>% distinct(plantid.seed)
# again, no records from xcoord 10 or above (save for one at x = 10)

# 24 3688_7_6G     3688_7    2023 FALSE FALSE TRUE  FALSE
demo %>% filter(grepl('3688', plantid)) # had flower but then disappeared
####### UNSOLVED #######
# add zero to seed

# 25 3697_5_17H    3697_5    2023 FALSE FALSE TRUE  FALSE
demo %>% filter(grepl('3697', plantid)) # umbel is dead
####### UNSOLVED #######
# add zero to seed

# 26 3763_1_12A    3763_1    2023 TRUE  FALSE TRUE  TRUE 
demo %>% filter(grepl('3763', plantid))
# ah... might be missing just because of high x-coord
seed %>% filter(grepl('3763', plantid.seed))
seed %>% filter(grepl('\\_1\\_1[0-9]', plantid.seed), year %in% 2023)

# 27 3807_5_10I    3807_5    2023 FALSE FALSE TRUE  FALSE
demo %>% filter(grepl('3807', plantid)) # dead umbel
####### UNSOLVED #######
# add zero to seed

# 28 3850_1_17E    3850_1    2023 TRUE  FALSE TRUE  TRUE 
demo %>% filter(grepl('3850', plantid))
# ah... once again, plot 1, xcoord 17

# 29 3888_5_18J    3888_5    2023 FALSE FALSE TRUE  FALSE
demo %>% filter(grepl('3888', plantid))
# dead umbel...
####### UNSOLVED #######
# add zero to seed?

# 30 3896_5_10G    3896_5    2023 FALSE FALSE TRUE  FALSE
demo %>% filter(grepl('3896', plantid))
# dead umbel
####### UNSOLVED #######
# add zero to seed?

# 31 3902_1_16I    3902_1    2023 FALSE FALSE TRUE  FALSE
demo %>% filter(grepl('3902', plantid)) # mismatch
phen %>% filter(grepl('3902', plantid))
seed %>% filter(grepl('3902\\_1', plantid.seed))
phen = phen %>% mutate(finalid = gsub('3902\\_1\\_16I', '3902_1_15J', finalid))

# 32 5770_6_18H    5770_6    2023 FALSE FALSE TRUE  FALSE
# oh... lol
demo %>% filter(grepl('5[57]70', plantid)) # nowhere in here
seed %>% filter(grepl('5[57]70', plantid.seed))
# okie dokie, here's the tag misread
demo %>% filter(grepl('\\_6\\_1', plantid)) # I don't see anything in here...
phen = phen %>% mutate(finalid = gsub('5770', '5570', finalid))
phen %>% filter(grepl('5570', finalid))

# 33 7512_5_3D     7512_5    2023 FALSE FALSE TRUE  FALSE # fixed above

# 34 7543_5_6D     7543_5    2023 FALSE FALSE TRUE  FALSE
demo %>% filter(grepl('7543', plantid))
# accidental human-induced premature death... so maybe ignore?
# at least, it won't be in seed
phen %>% filter(grepl('7543', plantid))
phen = phen %>% mutate(finalid = gsub('7543\\_5\\_6D', '7543_5_6E', finalid))

# 35 7572_15_2I    7572_15   2023 FALSE FALSE TRUE  FALSE
demo %>% filter(grepl('7572', plantid)) # not here
demo %>% filter(grepl('\\_15\\_[123][A-Z]', plantid), Year %in% 2023)
# tag must have been modified at some point... not appearing in here though
####### UNSOLVED #######

####################################################
####################################################
# Start combining ##################################
####################################################
####################################################

# Ope I guess I should reconcile the IDs across years
# ugh!

merge(
  demo %>% 
    select(Year, finalid) %>% 
    separate(finalid, into = c("tag", "plot", "coord"), sep = '_', remove = FALSE) %>%
    select(-coord) %>%
    unite(c(tag, plot), col = 'tagplot', sep = '_'),
  seed %>%
    distinct(finalid, .keep_all = TRUE) %>%
    rename(Year = year) %>%
    select(Year, finalid) %>%
    separate(finalid, into = c("tag", "plot", "coord"), sep = '_', remove = FALSE, fill = 'right') %>%
    select(-coord) %>%
    unite(c(tag, plot), col = 'tagplot', sep = '_'),
  by = c('Year', 'tagplot'), suffixes = c('.demo', '.seed')
) %>%
  filter(finalid.demo != finalid.seed, !(Year %in% 2022))
# oh a good question... does any tagplot appear twice in a year?

merge(
  demo %>% 
    select(Year, finalid) %>% 
    separate(finalid, into = c("tag", "plot", "coord"), sep = '_', remove = FALSE) %>%
    select(-coord) %>%
    unite(c(tag, plot), col = 'tagplot', sep = '_'),
  seed %>%
    distinct(finalid, .keep_all = TRUE) %>%
    rename(Year = year) %>%
    select(Year, finalid) %>%
    separate(finalid, into = c("tag", "plot", "coord"), sep = '_', remove = FALSE, fill = 'right') %>%
    select(-coord) %>%
    unite(c(tag, plot), col = 'tagplot', sep = '_'),
  by = c('Year', 'tagplot'), suffixes = c('.demo', '.seed')
) %>%
  group_by(tagplot, Year) %>%
  filter(n() > 1)
# just these two from 2023

# NAs in umbel sizes

de.um = merge(
  x = demo %>% select(Year, Plot, trt, finalid, No.umbels, umbel.diam),
  y = mumb %>%
    group_by(Year, finalid) %>%
    summarise(
      n.umbel.diam = n(),
      n.diam.na    = sum(is.na(umble.diameter)),
      sum.diameter = sum(umble.diameter/2, na.rm = TRUE)
    ),
  by = c("Year", "finalid"), all.x = TRUE
)

head(de.um)
nrow(de.um)

# How many plants don't have an umbel diameter?
de.um %>%
  mutate(
    umbel.status = case_when(
      !(umbel.diam %in% 'SOS') & grepl('[0-9]', umbel.diam) ~ 'umbel.diam',
      !is.na(sum.diameter) & sum.diameter > 0 ~ 'sum.diameter',
      .default = 'other'
    )
  ) %>%
  group_by(Year, umbel.status) %>%
  summarise(n = n())
# hmm... plenty of 'other's

de.um %>%
  mutate(
    umbel.status = case_when(
      !(umbel.diam %in% 'SOS') & grepl('[0-9]', umbel.diam) ~ 'umbel.diam',
      !is.na(sum.diameter) & sum.diameter > 0 ~ 'sum.diameter',
      .default = 'other'
    )
  ) %>%
  filter(umbel.status %in% 'other')
# a couple of cases where no umbel diameter was entered in demo,
# very small number of cases where all of the recorded multi-umbels are NA

# How many plants have an NA-umbel
de.um %>% summarise(p.na.readings = mean(is.na(umbel.diam) | n.diam.na > 0, na.rm = TRUE))
# about 25%... ugh

de.um = de.um %>%
  mutate(
    demo.umbels = No.umbels,
    mumb.umbels = n.umbel.diam,
    diam.umbels = case_when(
      !is.na(sum.diameter) ~ sum.diameter,
      !(is.na(umbel.diam) | umbel.diam %in% 'SOS') ~ as.numeric(umbel.diam)/2,
      .default = NA
    ),
    n.in.measure = case_when(
      !is.na(sum.diameter) ~ n.umbel.diam - n.diam.na,
      !(is.na(umbel.diam) | umbel.diam %in% 'SOS') ~ 1,
      .default = NA
    )
  ) %>%
  select(Year, finalid, Plot, trt, demo.umbels, mumb.umbels, diam.umbels, n.in.measure)
# warning message in here...
# not sure what is causing it. 

# oh well
# try to merge in seed set now?

# first, how many NAs are there?
seed %>% filter(is.na(no.seeds)) # three records with NAs here
# annoyingly I can't find the data sheets... so I guess... take these out?

de.um.sd = merge(
  x = de.um,
  y = seed %>%
    group_by(Year = year, finalid) %>%
    summarise(
      no.seeds = sum(no.seeds),
      n.seed.counts = sum(is.na(no.seeds)),
      empty.us = sum(!no.seeds & !is.na(no.seeds))
    ),
  all.x = TRUE
)

head(de.um.sd)
# ah right... 2021, most plants don't have seed etc. counts
# ah well.

# Finally, phen
# any NAs?
phen %>% filter(is.na(init.doy))
# nope, which is cool

dusp = merge(
  x = de.um.sd,
  y = phen %>% 
    group_by(Year = year, finalid) %>%
    summarise(
      numb.phen = n(),
      mean.phen = mean(init.doy)
    ),
  all.x = TRUE
)

head(dusp)
nrow(dusp)
# cool

# Go through and remove extraneous 2021 plants

dusp %>% filter(Year > 2021 | !is.na(no.seeds)) %>% nrow()

dusp = dusp %>% filter(Year > 2021 | !is.na(no.seeds))

head(dusp)

dusp %>%
  ggplot(aes(x = no.seeds, group = interaction(trt, Year), fill = trt)) +
  geom_histogram() +
  facet_wrap(~ Year)
# oh yeah... 2022 doesn't have coords lmao

